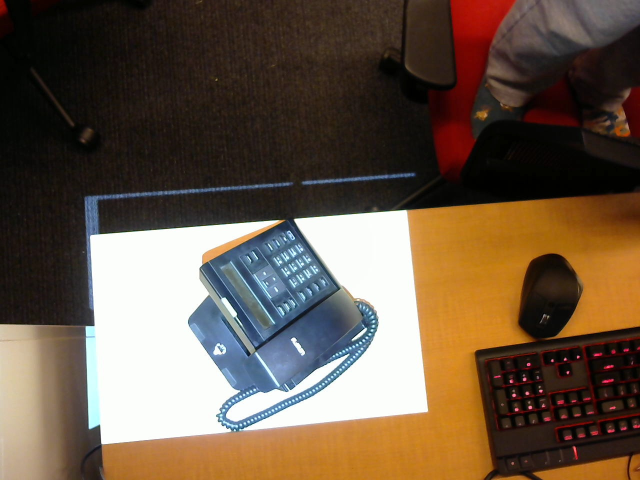
#> input picture HW5StructredLight/images/pattern000.jpg, 1280 x 960 px (shown at 1/2 size)
$ jupyter execute --allow-errors hw5.ipynb   (shell and % lines are left out)   (Python 2 division)
#> lines starting #> are read from the running program, lines starting #| are printed output that depends on the picture; after the words box and inside, x2 and y2 are one past the last pixel; in counts of white or black regions, pixels touching at a corner belong together
[cell 1]
import cv2
import numpy as np
from math import log, ceil, floor
import matplotlib.pyplot as plt
import pickle
import sys

# [10 lines left out: function help_message, not called in this run]

[cell 2]
def reconstruct_from_binary_patterns():
    scale_factor = 1.0
    ref_white = cv2.resize(
        cv2.imread("images/pattern000.jpg", cv2.IMREAD_GRAYSCALE) / 255.0, (0,0),
        fx=scale_factor,
        fy=scale_factor)
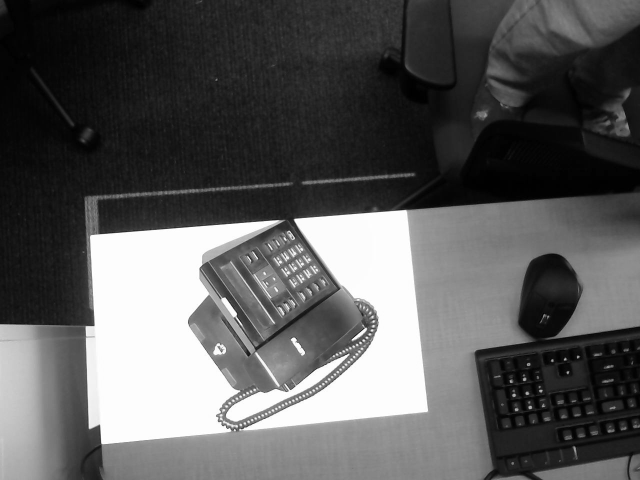
#> ref_white: shape (960, 1280) float64 (shown at 1/2 size); min 0, max 1, mean 0.356
    ref_black = cv2.resize(
        cv2.imread("images/pattern001.jpg", cv2.IMREAD_GRAYSCALE) / 255.0, (0,0),
        fx=scale_factor,
        fy=scale_factor)
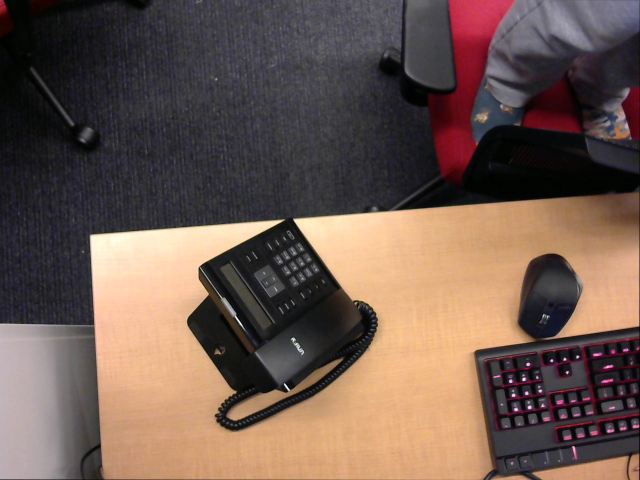
#> input picture HW5StructredLight/images/pattern001.jpg, 1280 x 960 px (shown at 1/2 size)
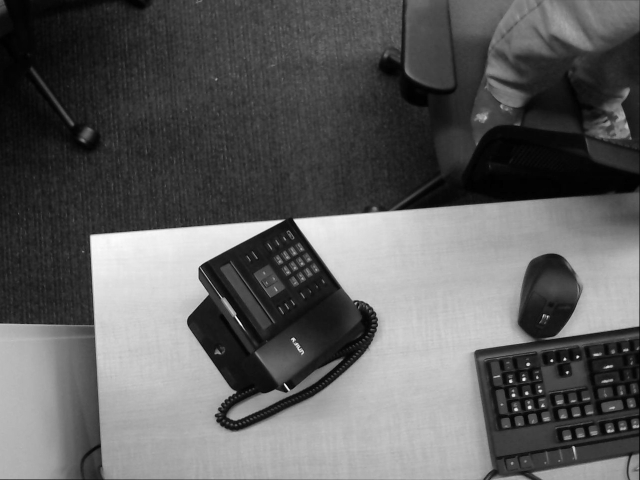
#> ref_black: shape (960, 1280) float64 (shown at 1/2 size); min 0, max 1, mean 0.371

    ref_avg = (ref_white + ref_black) / 2.0
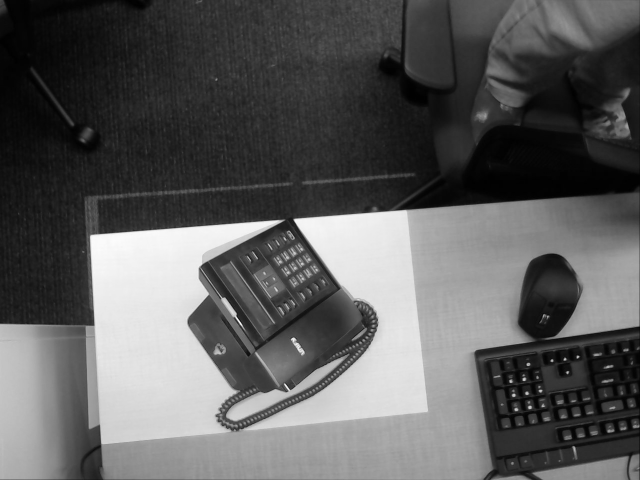
#> ref_avg: shape (960, 1280) float64 (shown at 1/2 size); min 0, max 0.99, mean 0.364

    ref_on = ref_avg + 0.0  # a threshold for ON pixels
    ref_off = ref_avg - 0.5  # add a small buffer region

    h, w = ref_white.shape
#> h = 960; w = 1280

    # mask of pixels where there is projection
    proj_mask = (ref_white > (ref_black + 0.1))
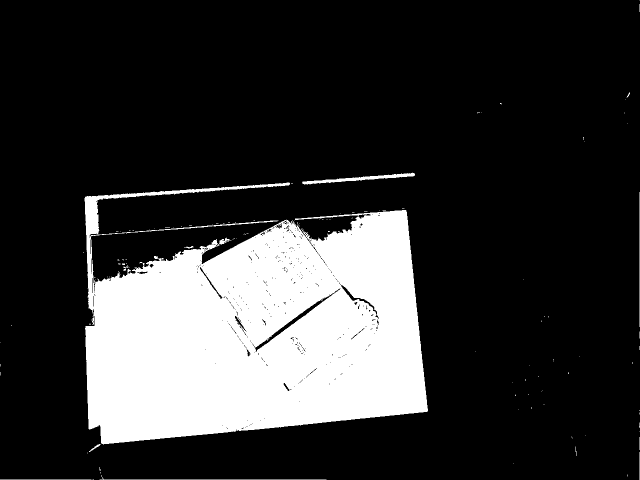
#> proj_mask: shape (960, 1280) bool (shown at 1/2 size); 20.5% white; 136 white regions (125 under 20 px), largest, box (x1, y1, x2, y2) and area: (169, 365, 856, 889) 249295, (604, 345, 830, 369) 1406, (199, 954, 653, 960) 460

    scan_bits = np.zeros((h, w), dtype=np.uint16)

    # analyze the binary patterns from the camera
    for i in range(0, 15):
        # read the file
        # patt_gray = cv2.resize(
        #     cv2.imread("images/pattern%03d.jpg" % (i + 2), cv2.IMREAD_GRAYSCALE) / 255.0, (0, 0),
        #     fx=scale_factor,
        #     fy=scale_factor)

        patt_gray = cv2.resize(
            cv2.imread("images_new/aligned%03d.jpg" % (i + 2), cv2.IMREAD_GRAYSCALE) / 255.0, (0, 0),
            fx=scale_factor,
            fy=scale_factor)

        # mask where the pixels are ON
        on_mask = (patt_gray > ref_on) & proj_mask

        # this code corresponds with the binary pattern code

        bit_code = np.uint16(1 << i)
        scan_bits = np.add(scan_bits, np.multiply(bit_code,on_mask))
        # print np.unique(scan_bits),"z\nz"

        # TODO: populate scan_bits by putting the bit_code according to on_mask


        #cv2.imshow("onm", 255*np.uint8(on_mask))
        #cv2.waitKey()

    print("load codebook")
    # the codebook translates from <binary code> to (x,y) in projector screen space
    with open("binary_codes_ids_codebook.pckl", "r") as f:
        binary_codes_ids_codebook = pickle.load(f)

    camera_points = np.array([[0,0]])
    projector_points = np.array([[0,0]])
    data = np.zeros(([h,w,3]))
    i=0
    for x in range(w):
        for y in range(h):
            if not proj_mask[y, x]:
                continue  # no projection here
            if scan_bits[y, x] not in binary_codes_ids_codebook:
                continue  # bad binary code


            pp = binary_codes_ids_codebook[scan_bits[y,x]]
            p_x, p_y = pp
            if p_x >= 1279 or p_y >= 799: # filter
                continue

            data[y,x] = [0,p_y, p_x]
            cp=(x/2,y/2)
            # camera_points.append(tuple(cp))
            # camera_points = np.concatenate((camera_points,np.array([[x/2, y/2]])), axis=0)
            camera_points = np.concatenate((camera_points,np.array([[x/2, y/2]])))
            # print camera_points.shape

            # projector_points.append(tuple(pp))
            projector_points = np.concatenate((projector_points,np.array([[p_x, p_y]])))
            # [16 lines of commented-out code are left out]

    print "done"
    return camera_points, projector_points
